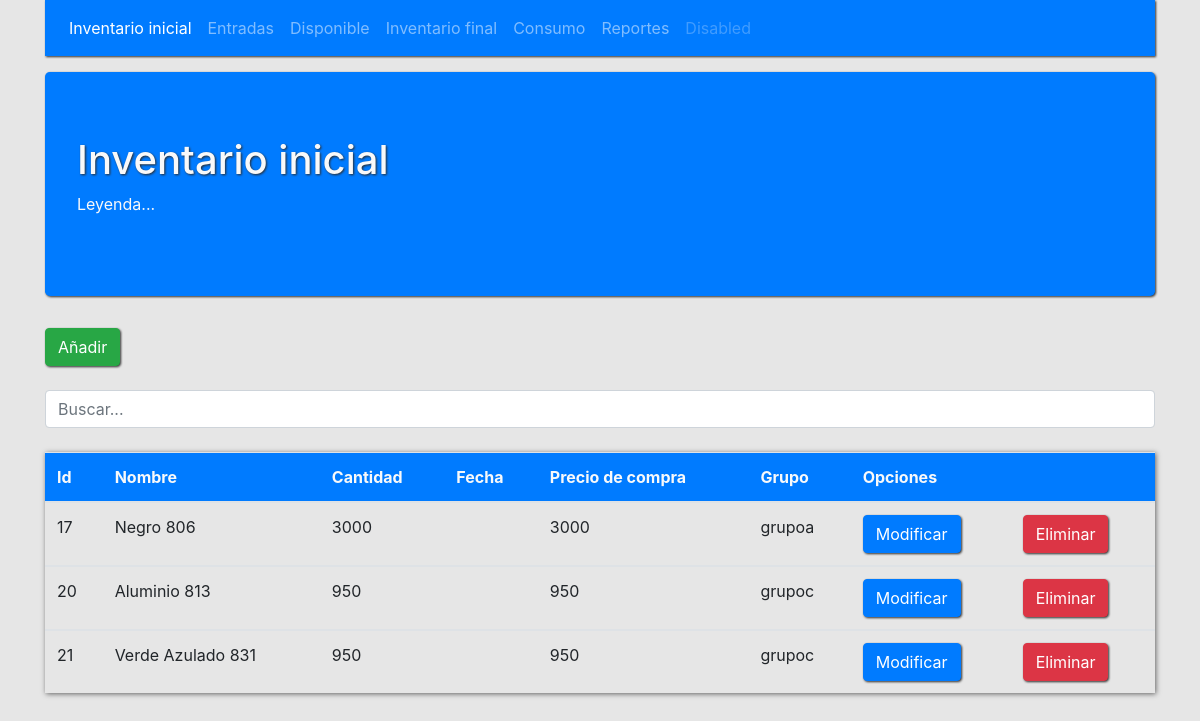
The page / on the database its author committed.
### tables this page shows
CREATE TABLE `tabla_inventario_inicial` (
  `id` int(50) NOT NULL,
  `nombre` varchar(50) NOT NULL,
  `cantidad` int(50) NOT NULL,
  `cantidad_final` int(11) NOT NULL,
  `consumo` int(11) NOT NULL,
  `grupo` varchar(50) NOT NULL,
  `fecha` varchar(50) NOT NULL,
  `precio_compra` varchar(50) NOT NULL
);

### mostrar_tabla.php (the view)
<?php
    include ("conexion.php");
	$query =
	"SELECT
	id, nombre, cantidad, precio_compra, grupo,
	DATE_FORMAT(fecha, '%d-%m-%y') as fecha
	FROM tabla_inventario_inicial";
	$resultado  = $conexion -> query ($query);
	while ($row = $resultado -> fetch_assoc()) {
?>
<tbody  id="myTable">
	<tr>
		<td> <?php echo $row['id'];				?></td>
		<td> <?php echo $row['nombre'];			?></td>
		<td> <?php echo $row['cantidad'];		?></td>
		<td> <?php echo $row['fecha'];			?></td>
		<td> <?php echo $row['precio_compra'];	?></td>
		<td> <?php echo $row['grupo'];			?></td>
		<td>
			<a href="formulario_modificar.php?id=<?php echo $row['id'];?>">
				<button type="submit" class="btn btn-primary">Modificar</button>
			</a>
		</td>
		<td>
			<a href="operacion_eliminar.php?id=<?php echo$row['id'];?>">
			<button type="submit" class="btn btn-danger">Eliminar</button></a>
		</td>
	</tr>
</tbody>
<?php
}
?>

### index.php (shortened to what this page needs)
<!DOCTYPE html>
<html>
<head>
	<link rel="stylesheet" type="text/css" href="css/bootstrap.css">
  <link rel="stylesheet" href="estilo.css">
</head>
<body>
<div class="container">
<nav class="navbar navbar-expand-sm bg-primary navbar-dark ">
  <ul class="navbar-nav">
    <li class="nav-item ">
      <a class="nav-link active" href="index.php">Inventario inicial</a>
    </li>
    <li class="nav-item">
      <a class="nav-link" href="index_entradas.php">Entradas</a>
    </li>
    <li class="nav-item">
      <a class="nav-link" href="index_disponible.php">Disponible</a>
    </li>
    <li class="nav-item">
      <a class="nav-link" href="index_inventario_final.php">Inventario final</a>
    </li>
    <li class="nav-item">
      <a class="nav-link" href="index_consumo.php">Consumo</a>
    </li>
    <li class="nav-item">
      <a class="nav-link" href="index_reportes.php">Reportes</a>
    </li>
    <li class="nav-item ">
      <a class="nav-link disabled" href="">Disabled</a>
    </li>
  </ul>
</nav>
  <p>
    <div class="jumbotron bg-primary text-light">
      <h1 >Inventario inicial</h1>
      <p>Leyenda...</p>
    </div>
  </p>
</div>
  <div class="container">
    <div class="row">
      <div class="col ">
       <a href="formulario_guardar.php">  <button type="button" class="btn btn-success">Añadir</button> <br><br></a>
       <input class="form-control" id="myInput" type="text" placeholder="Buscar..."> <br>
        <table class="table table-hover">
          <thead class="bg-primary text-light" >
            <tr>
              <th>Id</th>
              <th>Nombre</th>
              <th>Cantidad</th>
              <th>Fecha</th>
              <th>Precio de compra</th>
              <th>Grupo</th>
              <th colspan="2">Opciones</th>
            </tr>
          </thead>
          <?php include "mostrar_tabla.php"; ?>
        </table>
      </div>
    </div>
  </div>
</body>
</html>

### estilo.css (style rules this page uses)
.navbar, .jumbotron, .btn, h1 { filter: drop-shadow(1px 1px 1px rgb(44, 44, 44)); }
.table { box-shadow: 1px 1px 5px #666; }
body { background-color: rgb(230, 230, 230); }

### rows shown on the page
tabla_inventario_inicial: id "17", nombre "Negro 806", cantidad "3000", precio_compra "3000", grupo "grupoa"
tabla_inventario_inicial: id "20", nombre "Aluminio 813", cantidad "950", precio_compra "950", grupo "grupoc"
tabla_inventario_inicial: id "21", nombre "Verde Azulado 831", cantidad "950", precio_compra "950", grupo "grupoc"
